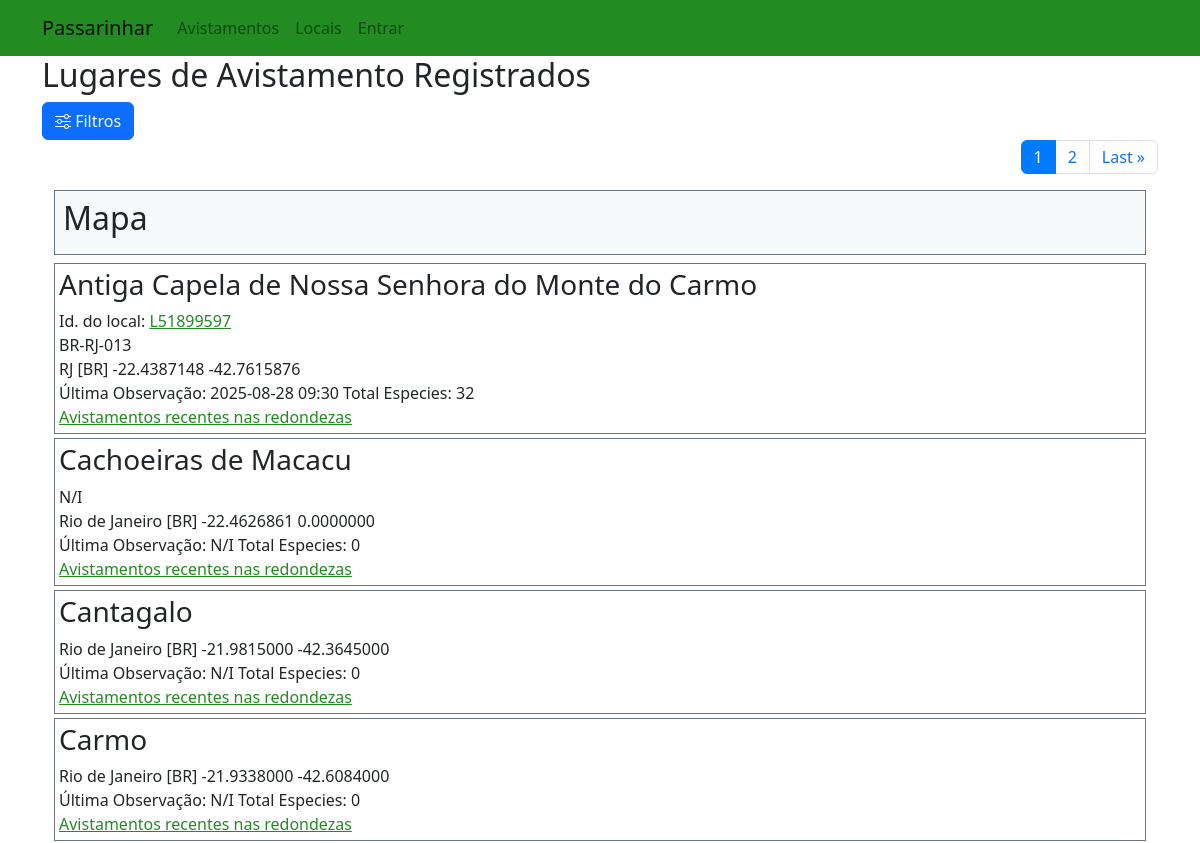
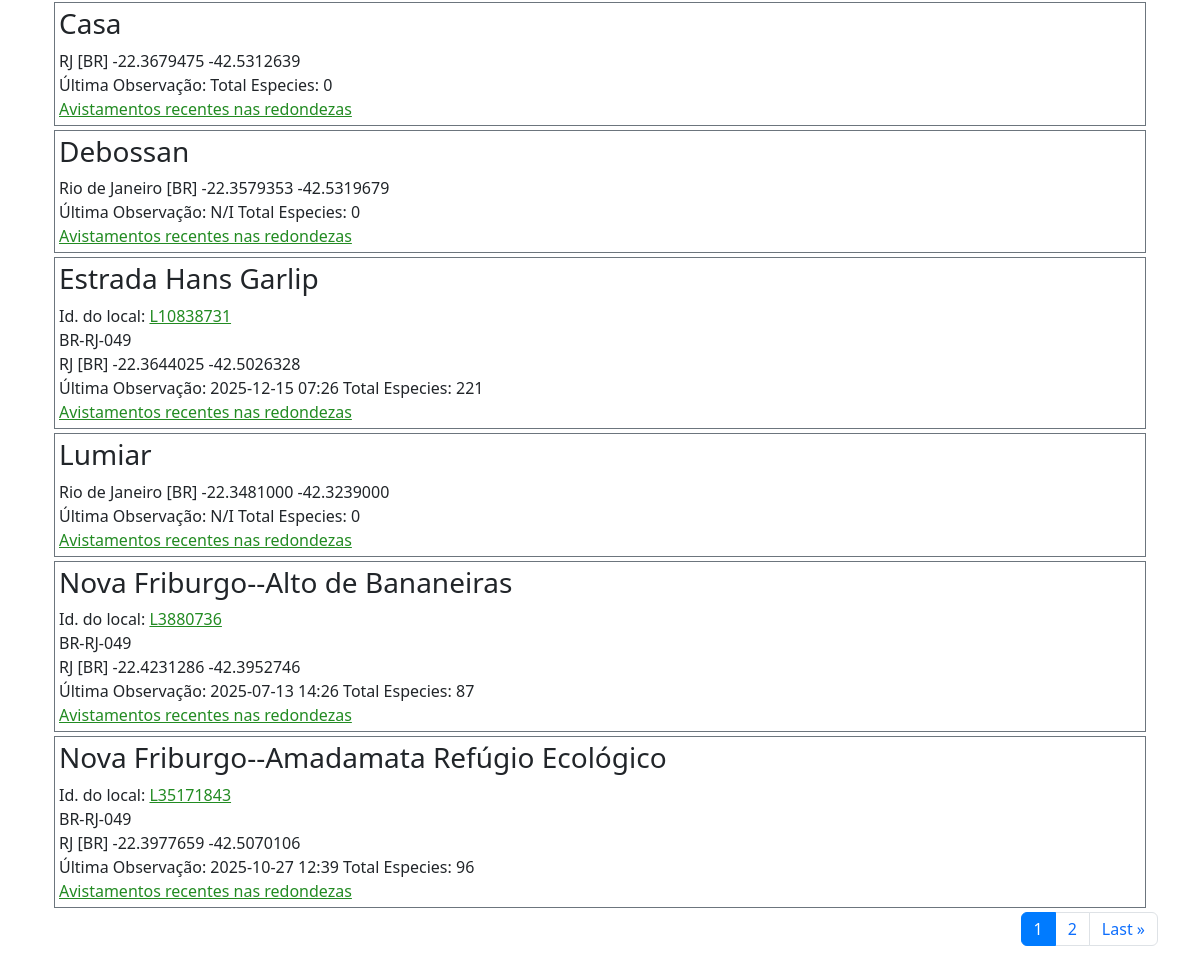
Page /allplaces on the committed database (2 pictures, top to bottom).
### passarinhar/models.py (models this page shows, shortened)
class Place(models.Model):
    place = models.CharField(max_length=100)
    lat = models.DecimalField(max_digits=10, decimal_places=7, default=0)
    lon = models.DecimalField(max_digits=10, decimal_places=7, default=0)
    subnational2Code = models.CharField(max_length=10, blank=True)
    locId = models.CharField(max_length=20, blank=True)
    latestObsDt = models.CharField(max_length=20, blank=True)
    numSpeciesAllTime = models.IntegerField(default=0)
    country= models.CharField(max_length=2, blank=True)
    region = models.CharField(max_length=100, blank=True)

### passarinhar/views.py (the view)
# urls.py: path("allplaces", views.allplaces, name="allplaces"),
def allplaces(request):
    error = None
    page_obj = None
    page_number = request.GET.get('page')
    selected_place =''
    selected_subnational2Code = ''
    selected_region = ''
    selected_country = ''
    title = "Lugares de Avistamento Registrados"
    crntlat = request.session.get("crnt_lat", FALLBACK_LAT)
    crntlng = request.session.get("crnt_lng", FALLBACK_LNG)
    if request.method == 'POST':
        form = PlaceForm(request.POST)
        if form.is_valid():
            selected_place = form.cleaned_data['place']
            selected_subnational2Code = form.cleaned_data['subnational2Code']
            selected_region = form.cleaned_data['region']
            selected_country = form.cleaned_data['country']
    else:
        form = PlaceForm()
    if selected_place != '':
        allplaces = Place.objects.filter(place__icontains=selected_place)
        title = f"Lugares registrados como {selected_place}* "
    elif selected_subnational2Code != '':
        allplaces = Place.objects.filter(subnational2Code=selected_subnational2Code)
        title = f"Lugares de avistamento na area {selected_subnational2Code} "
    elif selected_region != '' :
        allplaces = Place.objects.filter(region=selected_region)
        title = f"Lugares de avistamento na região {selected_region}"
    elif selected_country != '' :
        allplaces = Place.objects.filter(country=selected_country)
        title = f"Lugares de avistamento no pais {selected_country}"
    else:
        allplaces = Place.objects.all()
    allplaces = allplaces.order_by("place").all()
    if allplaces:
        p = Paginator(allplaces, 10)
        page_number = request.GET.get('page')
        page_obj = p.get_page(page_number)
        hotspots_nearby_data = page_obj
        home_map = show_on_map(crntlat, crntlng, "allplaces", hotspots_nearby_data)
        map_html = home_map._repr_html_()
    else:
        error = 'Nenhum local registrado!'
        map_html = None
        page_obj = None
    return render(request, "passarinhar/places.html", {
        'title':title,
        "page_name": 'allplaces',
        'page_obj':page_obj,
        "nearby_map":map_html,
        'form': form,
        "error": error
        })

### passarinhar/templates/passarinhar/places.html (shortened to what this page needs)
{% extends "passarinhar/layout.html" %}
{% load static %}
{% block body %}
<h2 id="page-title">{{ title }}</h2>
<button class="btn btn-primary" type="button" data-bs-toggle="offcanvas" data-bs-target="#filterSidebar">
    <i class="bi bi-sliders"></i> Filtros
</button>
<nav aria-label="Page navigation">
    <ul class="pagination justify-content-end">
        <li class="page-item  active" aria-current="page"><a class="page-link" href="?page={{ page_obj.number }}">
                {{page_obj.number }}</a></li>
        {% if page_obj.has_next %}
        <li class="page-item"><a class="page-link"
                href="?page={{ page_obj.next_page_number }}">{{page_obj.next_page_number }}</a></li>
        <li class="page-item"><a class="page-link" href="?page={{ page_obj.paginator.num_pages }}">Last<span
                    aria-hidden="true"> &raquo;</span></a></li>
        {% endif %}
    </ul>
</nav>
{% if page_obj %}
<div class='container' id="allplaces">
    <div id="nearby_map_id" class="my-2 p-2 bg-light border border-secondary">
        <h2 id="folium_map">Mapa</h2>
    </div>
    {% for place in page_obj %}
    <div class="p-1 my-1 bg-white text-dark border border-secondary">
        <div id="place{{place.id}}">
            <h3>{{ place.place }}
            </h3>
            {% if place.locId != ''%}
            <div>Id. do local:
                <span id="locId{{ place.locId }}">
                    <a href="{% url 'passarinhar:hotspot' place.locId%}">{{place.locId}}</a>
                </span>
            </div>
            {% endif%}
            <div>{{ place.subnational2Code }}</div>
            <div>{{ place.region }} [{{ place.country }}]
                <span id="lat{{place.id}}">{{ place.lat }}</span>
                <span id="lng{{place.id}}">{{ place.lon }}</span>
            </div>
            <span>Última Observação: {{place.latestObsDt}}</span>
            <span>Total Especies: {{place.numSpeciesAllTime}}</span>
            <div id="recent-obs{{place.id}}">
                <a href="{% url 'passarinhar:localrecents' place.lat place.lon place.place%}">Avistamentos recentes nas
                    redondezas</a>
            </div>
        </div>
    </div>
    {% empty %}
    <div>*** Nenhum local registrado***</div>
    {% endfor %}
</div>
<nav aria-label="Page navigation">
    <ul class="pagination justify-content-end">
        <li class="page-item  active" aria-current="page"><a class="page-link" href="?page={{ page_obj.number }}">
                {{page_obj.number }}</a></li>
        {% if page_obj.has_next %}
        <li class="page-item"><a class="page-link"
                href="?page={{ page_obj.next_page_number }}">{{page_obj.next_page_number }}</a></li>
        <li class="page-item"><a class="page-link" href="?page={{ page_obj.paginator.num_pages }}">Last<span
                    aria-hidden="true"> &raquo;</span></a></li>
        {% endif %}
    </ul>
</nav>
{% endif %}
{% endblock %}

### passarinhar/static/passarinhar/styles.css (style rules this page uses)
a { color: forestgreen; }

### rows in the picture
Place: place "Antiga Capela de Nossa Senhora do Monte do Carmo", locId "L51899597", subnational2Code "BR-RJ-013", region "RJ", country "BR", lat "-22.4387148", lon "-42.7615876", latestObsDt "2025-08-28 09:30", numSpeciesAllTime "32"
Place: place "Cachoeiras de Macacu", subnational2Code "N/I", region "Rio de Janeiro", country "BR", lat "-22.4626861", lon "0.0000000", latestObsDt "N/I", numSpeciesAllTime "0"
Place: place "Cantagalo", region "Rio de Janeiro", country "BR", lat "-21.9815000", lon "-42.3645000", latestObsDt "N/I", numSpeciesAllTime "0"
Place: place "Carmo", region "Rio de Janeiro", country "BR", lat "-21.9338000", lon "-42.6084000", latestObsDt "N/I", numSpeciesAllTime "0"
Place: place "Casa", region "RJ", country "BR", lat "-22.3679475", lon "-42.5312639", numSpeciesAllTime "0"
Place: place "Debossan", region "Rio de Janeiro", country "BR", lat "-22.3579353", lon "-42.5319679", latestObsDt "N/I", numSpeciesAllTime "0"
Place: place "Estrada Hans Garlip", locId "L10838731", subnational2Code "BR-RJ-049", region "RJ", country "BR", lat "-22.3644025", lon "-42.5026328", latestObsDt "2025-12-15 07:26", numSpeciesAllTime "221"
Place: place "Lumiar", region "Rio de Janeiro", country "BR", lat "-22.3481000", lon "-42.3239000", latestObsDt "N/I", numSpeciesAllTime "0"
Place: place "Nova Friburgo--Alto de Bananeiras", locId "L3880736", subnational2Code "BR-RJ-049", region "RJ", country "BR", lat "-22.4231286", lon "-42.3952746", latestObsDt "2025-07-13 14:26", numSpeciesAllTime "87"
Place: place "Nova Friburgo--Amadamata Refúgio Ecológico", locId "L35171843", subnational2Code "BR-RJ-049", region "RJ", country "BR", lat "-22.3977659", lon "-42.5070106", latestObsDt "2025-10-27 12:39", numSpeciesAllTime "96"

### other values in the picture
{{ title }} "Lugares de Avistamento Registrados"
{{ page_obj.number }} "1"
{{ page_obj.next_page_number }} "2"
